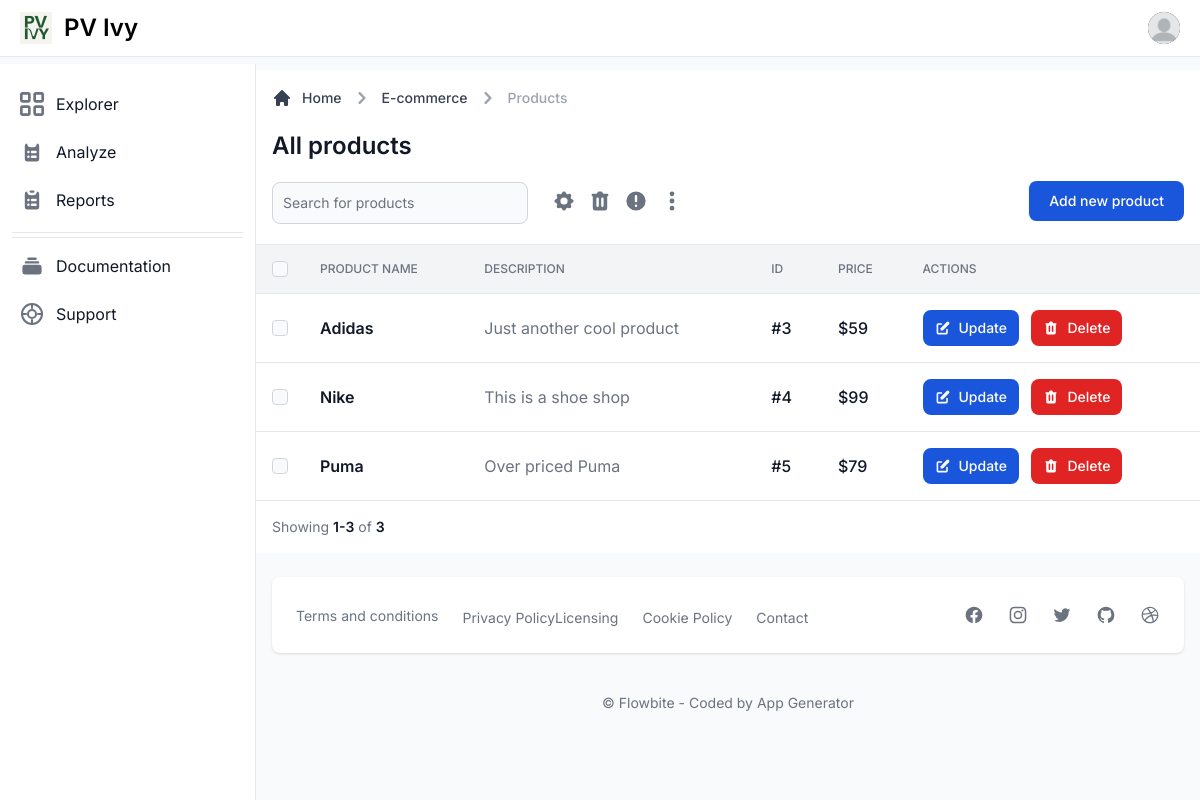
The app's page /tables/ with its own data.
### apps/common/models.py (models this page shows, shortened)
class Product(models.Model):
    id    = models.AutoField(primary_key=True)
    name  = models.CharField(max_length = 100)
    info  = models.CharField(max_length = 100, default = '')
    price = models.IntegerField(blank=True, null=True)

### apps/tables/views.py (the view)
# urls.py: path("", views.datatables, name="datatables"),
def datatables(request):
  filters = product_filter(request)
  product_list = Product.objects.filter(**filters)
  form = ProductForm()
  page = request.GET.get('page', 1)
  paginator = Paginator(product_list, 5)
  products = paginator.page(page)
  if request.method == 'POST':
      form = ProductForm(request.POST)
      if form.is_valid():
          return post_request_handling(request, form)
  context = {
    'segment'  : 'datatables',
    'parent'   : 'apps',
    'form'     : form,
    'products' : products
  }
  return render(request, 'apps/datatables.html', context)

### templates/apps/datatables.html (shortened to what this page needs)
{% extends "layouts/base.html" %}
{% load static %}
{% block content %}
<main>
  <div
    class="p-4 bg-white block sm:flex items-center justify-between border-b border-gray-200 lg:mt-1.5 dark:bg-gray-800 dark:border-gray-700">
    <div class="w-full mb-1">
      <div class="mb-4">
        <nav class="flex mb-5" aria-label="Breadcrumb">
          <ol class="inline-flex items-center space-x-1 text-sm font-medium md:space-x-2">
            <li class="inline-flex items-center">
              <a href="#"
                class="inline-flex items-center text-gray-700 hover:text-primary-600 dark:text-gray-300 dark:hover:text-white">
                <svg class="w-5 h-5 mr-2.5" fill="currentColor" viewBox="0 0 20 20" xmlns="http://www.w3.org/2000/svg">
                  <path
                    d="M10.707 2.293a1 1 0 00-1.414 0l-7 7a1 1 0 001.414 1.414L4 10.414V17a1 1 0 001 1h2a1 1 0 001-1v-2a1 1 0 011-1h2a1 1 0 011 1v2a1 1 0 001 1h2a1 1 0 001-1v-6.586l.293.293a1 1 0 001.414-1.414l-7-7z">
                  </path>
                </svg>
                Home
              </a>
            </li>
            <li>
              <div class="flex items-center">
                <svg class="w-6 h-6 text-gray-400" fill="currentColor" viewBox="0 0 20 20"
                  xmlns="http://www.w3.org/2000/svg">
                  <path fill-rule="evenodd"
                    d="M7.293 14.707a1 1 0 010-1.414L10.586 10 7.293 6.707a1 1 0 011.414-1.414l4 4a1 1 0 010 1.414l-4 4a1 1 0 01-1.414 0z"
                    clip-rule="evenodd"></path>
                </svg>
                <a href="#"
                  class="ml-1 text-gray-700 hover:text-primary-600 md:ml-2 dark:text-gray-300 dark:hover:text-white">E-commerce</a>
              </div>
            </li>
            <li>
              <div class="flex items-center">
                <svg class="w-6 h-6 text-gray-400" fill="currentColor" viewBox="0 0 20 20"
                  xmlns="http://www.w3.org/2000/svg">
                  <path fill-rule="evenodd"
                    d="M7.293 14.707a1 1 0 010-1.414L10.586 10 7.293 6.707a1 1 0 011.414-1.414l4 4a1 1 0 010 1.414l-4 4a1 1 0 01-1.414 0z"
                    clip-rule="evenodd"></path>
                </svg>
                <span class="ml-1 text-gray-400 md:ml-2 dark:text-gray-500" aria-current="page">Products</span>
              </div>
            </li>
          </ol>
        </nav>
        <h1 class="text-xl font-semibold text-gray-900 sm:text-2xl dark:text-white">All products</h1>
      </div>
      <div class="items-center justify-between block sm:flex md:divide-x md:divide-gray-100 dark:divide-gray-700">
        <div class="flex items-center mb-4 sm:mb-0">
          <form class="sm:pr-3" method="GET">
            <div class="relative w-48 mt-1 sm:w-64 xl:w-96">
              <input type="text" name="search" id="products-search"
                class="bg-gray-50 border border-gray-300 text-gray-900 sm:text-sm rounded-lg focus:ring-primary-500 focus:border-primary-500 block w-full p-2.5 dark:bg-gray-700 dark:border-gray-600 dark:placeholder-gray-400 dark:text-white dark:focus:ring-primary-500 dark:focus:border-primary-500"
                placeholder="Search for products">
            </div>
          </form>
          <div class="flex items-center w-full sm:justify-end">
            <div class="flex pl-2 space-x-1">
              <a href="#"
                class="inline-flex justify-center p-1 text-gray-500 rounded cursor-pointer hover:text-gray-900 hover:bg-gray-100 dark:text-gray-400 dark:hover:bg-gray-700 dark:hover:text-white">
              </a>
              <a href="#"
                class="inline-flex justify-center p-1 text-gray-500 rounded cursor-pointer hover:text-gray-900 hover:bg-gray-100 dark:text-gray-400 dark:hover:bg-gray-700 dark:hover:text-white">
              </a>
              <a href="#"
                class="inline-flex justify-center p-1 text-gray-500 rounded cursor-pointer hover:text-gray-900 hover:bg-gray-100 dark:text-gray-400 dark:hover:bg-gray-700 dark:hover:text-white">
                <svg class="w-6 h-6" fill="currentColor" viewBox="0 0 20 20" xmlns="http://www.w3.org/2000/svg">
                  <path fill-rule="evenodd"
                    d="M18 10a8 8 0 11-16 0 8 8 0 0116 0zm-7 4a1 1 0 11-2 0 1 1 0 012 0zm-1-9a1 1 0 00-1 1v4a1 1 0 102 0V6a1 1 0 00-1-1z"
                    clip-rule="evenodd"></path>
                </svg>
              </a>
              <a href="#"
                class="inline-flex justify-center p-1 text-gray-500 rounded cursor-pointer hover:text-gray-900 hover:bg-gray-100 dark:text-gray-400 dark:hover:bg-gray-700 dark:hover:text-white">
                <svg class="w-6 h-6" fill="currentColor" viewBox="0 0 20 20" xmlns="http://www.w3.org/2000/svg">
                  <path
                    d="M10 6a2 2 0 110-4 2 2 0 010 4zM10 12a2 2 0 110-4 2 2 0 010 4zM10 18a2 2 0 110-4 2 2 0 010 4z">
                  </path>
                </svg>
              </a>
            </div>
          </div>
        </div>
        <button id="createProductButton"
          class="text-white bg-blue-700 hover:bg-blue-800 focus:ring-4 focus:ring-primary-300 font-medium rounded-lg text-sm px-5 py-2.5 dark:bg-blue-600 dark:hover:bg-blue-700 focus:outline-none dark:focus:ring-primary-800"
          type="button" data-drawer-target="drawer-create-product-default"
          data-drawer-show="drawer-create-product-default" aria-controls="drawer-create-product-default"
          data-drawer-placement="right">
          Add new product
        </button>
      </div>
    </div>
  </div>
  <div class="flex flex-col">
    <div class="overflow-x-auto">
      <div class="inline-block min-w-full align-middle">
        <div class="overflow-hidden shadow">
          <table class="min-w-full divide-y divide-gray-200 table-fixed dark:divide-gray-600">
            <thead class="bg-gray-100 dark:bg-gray-700">
              <tr>
                <th scope="col" class="p-4">
                  <div class="flex items-center">
                    <input id="checkbox-all" aria-describedby="checkbox-1" type="checkbox"
                      class="w-4 h-4 border-gray-300 rounded bg-gray-50 focus:ring-3 focus:ring-primary-300 dark:focus:ring-primary-600 dark:ring-offset-gray-800 dark:bg-gray-700 dark:border-gray-600">
                  </div>
                </th>
                <th scope="col" class="p-4 text-xs font-medium text-left text-gray-500 uppercase dark:text-gray-400">
                  Product Name
                </th>
                <th scope="col" class="p-4 text-xs font-medium text-left text-gray-500 uppercase dark:text-gray-400">
                  Description
                </th>
                <th scope="col" class="p-4 text-xs font-medium text-left text-gray-500 uppercase dark:text-gray-400">
                  ID
                </th>
                <th scope="col" class="p-4 text-xs font-medium text-left text-gray-500 uppercase dark:text-gray-400">
                  Price
                </th>
                <th scope="col" class="p-4 text-xs font-medium text-left text-gray-500 uppercase dark:text-gray-400">
                  Actions
                </th>
              </tr>
            </thead>
            <tbody class="bg-white divide-y divide-gray-200 dark:bg-gray-800 dark:divide-gray-700">
              {% for product in products %}
              <tr class="hover:bg-gray-100 dark:hover:bg-gray-700">
                <td class="w-4 p-4">
                  <div class="flex items-center">
                    <input id="checkbox-194556" aria-describedby="checkbox-1" type="checkbox"
                      class="w-4 h-4 border-gray-300 rounded bg-gray-50 focus:ring-3 focus:ring-primary-300 dark:focus:ring-primary-600 dark:ring-offset-gray-800 dark:bg-gray-700 dark:border-gray-600">
                  </div>
                </td>
                <td class="p-4 text-sm font-normal text-gray-500 whitespace-nowrap dark:text-gray-400">
                  <div class="text-base font-semibold text-gray-900 dark:text-white">{{ product.name }}</div>
                </td>
                <td
                  class="max-w-sm p-4 overflow-hidden text-base font-normal text-gray-500 truncate xl:max-w-xs dark:text-gray-400">
                  {{ product.info }}
                </td>
                <td class="p-4 text-base font-medium text-gray-900 whitespace-nowrap dark:text-white">
                  #{{ product.id }}</td>
                <td class="p-4 text-base font-medium text-gray-900 whitespace-nowrap dark:text-white">
                  ${{ product.price }}</td>
                <td class="p-4 space-x-2 whitespace-nowrap">
                  <button type="button" id="updateProductButton" data-drawer-target="drawer-update-product-default{{product.id}}"
                    data-drawer-show="drawer-update-product-default{{product.id}}" aria-controls="drawer-update-product-default{{product.id}}"
                    data-drawer-placement="right"
                    class="inline-flex items-center px-3 py-2 text-sm font-medium text-center text-white rounded-lg bg-blue-700 hover:bg-blue-800 focus:ring-4 focus:ring-primary-300 dark:bg-blue-600 dark:hover:bg-blue-700 dark:focus:ring-primary-800">
                    Update
                  </button>
                  <button type="button" id="deleteProductButton" data-drawer-target="drawer-delete-product-default{{product.id}}"
                    data-drawer-show="drawer-delete-product-default{{product.id}}" aria-controls="drawer-delete-product-default{{product.id}}"
                    data-drawer-placement="right"
                    class="inline-flex items-center px-3 py-2 text-sm font-medium text-center text-white bg-red-600 rounded-lg hover:bg-red-800 focus:ring-4 focus:ring-red-300 dark:focus:ring-red-900">
                    Delete
                  </button>
                </td>
              </tr>
              {% endfor %}
            </tbody>
          </table>
        </div>
      </div>
    </div>
  </div>
  <div
    class="sticky bottom-0 right-0 items-center w-full p-4 bg-white border-t border-gray-200 flex justify-between dark:bg-gray-800 dark:border-gray-700">
    <div class="flex items-center mb-4 sm:mb-0">
      <span class="text-sm font-normal text-gray-500 dark:text-gray-400">Showing <span
          class="font-semibold text-gray-900 dark:text-white">{{ products.start_index }}-{{ products.end_index }}</span> of <span
          class="font-semibold text-gray-900 dark:text-white">{{ products.paginator.count }}</span></span>
    </div>
  </div>
</main>
{% endblock content %}

### records on screen
Product: name "Adidas", info "Just another cool product", id "3", price "59"
Product: name "Nike", info "This is a shoe shop", id "4", price "99"
Product: name "Puma", info "Over priced Puma", id "5", price "79"

### other values on screen
{{ products.start_index }} "1"
{{ products.end_index }} "3"
{{ products.paginator.count }} "3"
